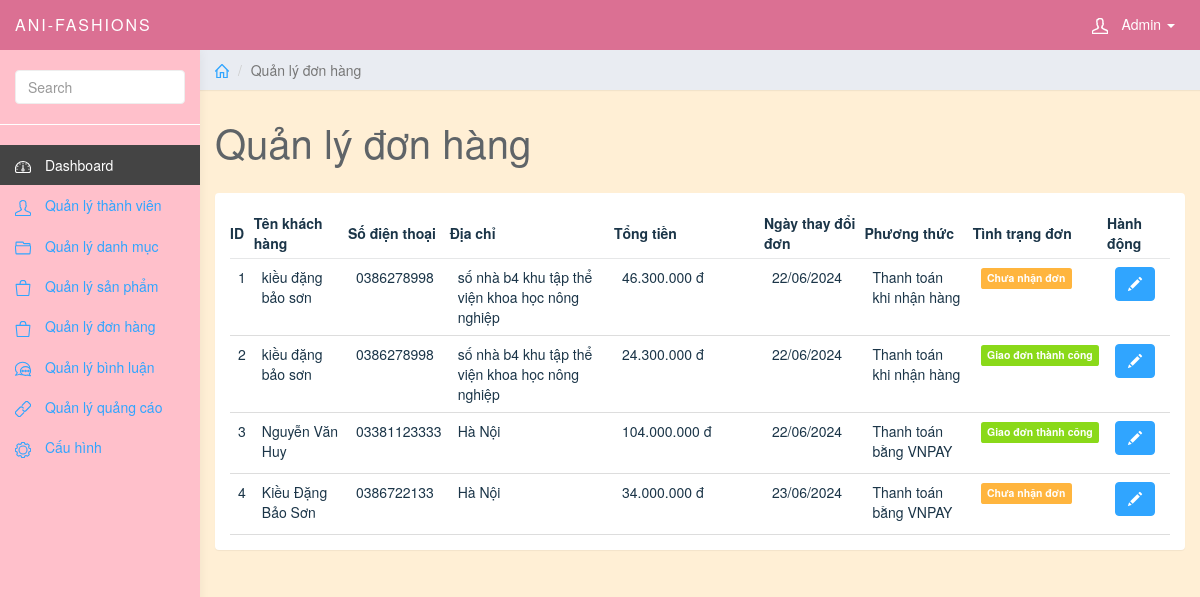
/admin/index.php?page_layout=orders (signed in), run on the app's committed database.
### tables this page shows
CREATE TABLE `orders` (
  `id` int(11) NOT NULL,
  `code` varchar(11) NOT NULL,
  `user_id` int(11) NOT NULL,
  `fullname` varchar(255) NOT NULL,
  `email` varchar(255) NOT NULL,
  `phone` varchar(11) DEFAULT NULL,
  `address` text NOT NULL,
  `total` bigint(20) NOT NULL,
  `note` text DEFAULT NULL,
  `payment` varchar(255) NOT NULL,
  `order_date` date NOT NULL,
  `status` int(11) NOT NULL,
  `IsDeleted` int(1) DEFAULT NULL
);

### admin/orders/orders.php (the view)
<?php
if ($connect) {
    $sqlGetOrders = "SELECT * FROM orders";
    $queryGetOrders = mysqli_query($connect, $sqlGetOrders);
}
?>
<div class="col-sm-9 col-sm-offset-3 col-lg-10 col-lg-offset-2 main">
    <div class="row">
        <ol class="breadcrumb">
            <li>
                <a href="#"><svg class="glyph stroked home">
                        <use xlink:href="#stroked-home"></use>
                    </svg>
                </a>
            </li>
            <li class="active">Quản lý đơn hàng</li>
        </ol>
    </div>
    <div class="row">
        <div class="col-lg-12">
            <h1 class="page-header">Quản lý đơn hàng</h1>
        </div>
    </div>
    <div class="row">
        <div class="col-lg-12">
            <div class="panel panel-default">
                <div class="panel-body">
                    <table class="table">
                        <thead>
                            <tr>
                                <th scope="col">ID</th>
                                <th scope="col">Tên khách hàng</th>
                                <th scope="col">Số điện thoại</th>
                                <th scope="col">Địa chỉ</th>
                                <th scope="col">Tổng tiền</th>
                                <th scope="col">Ngày thay đổi đơn</th>
                                <th scope="col">Phương thức</th>
                                <th scope="col">Tình trạng đơn</th>
                                <th scope="col">Hành động</th>
                            </tr>
                        </thead>
                        <tbody>
                            <?php
                            $id = 0;
                            while ($orders = mysqli_fetch_assoc($queryGetOrders)) {
                                $id++;
                            ?>
                                <tr>
                                    <td class=""><?php echo $id ?></td>
                                    <td class=""><?php echo $orders['fullname'] ?></td>
                                    <td class=""><?php echo $orders['phone'] ?></td>
                                    <td class=""><?php echo $orders['address'] ?></td>
                                    <td class="" width="150"><?php echo number_format($orders['total'],0,',','.') ?> đ</td>
                                    <td class=""><?php echo date('d/m/Y',strtotime($orders['order_date'])) ?></td>
                                    <td class=""><?php echo $orders['payment'] ?></td>
                                    <td class="">
                                        <?php if ($orders['status'] == 0) { ?>
                                            <span class="label btn-warning">Chưa nhận đơn</span>
                                        <?php } else if ($orders['status'] == 1) { ?>
                                            <span class="label btn-warning">Đã nhận đơn</span>
                                        <?php } else if ($orders['status'] == 2) { ?>
                                            <span class="label btn-warning">Đang vận chuyển đơn</span>
                                        <?php } else if ($orders['status'] == 3) { ?>
                                            <span class="label btn-success">Giao đơn thành công</span>
                                        <?php } else if ($orders['status'] == 4) { ?>
                                            <span class="label btn-danger">Đã hủy đơn</span>
                                        <?php } ?>
                                    </td>
                                    <td class="form-group">
                                        <a href="?page_layout=order_detail.php&id=<?php echo $orders['id'] ?>" class="btn btn-primary" style="margin-bottom: 10px;"><i class="glyphicon glyphicon-pencil"></i></a>
                                    </td>
                                </tr>
                            <?php
                            } ?>
                        </tbody>
                    </table>
                </div>
            </div>
        </div>
    </div>
</div>

### admin/css/styles.css (style rules this page uses)
a, a:hover, a:focus { color: #30a5ff; }
h1, h2, h3, h4, h5, h6 { color: #5f6468; }
h1 { font-weight: 300; font-size: 40px; }
.btn-primary, .btn-primary:hover, .btn-primary:focus, .btn-primary:active, .btn-primary.active, .open > .dropdown-toggle.btn-primary, .btn-primary.disabled, .btn-primary[disabled], fieldset[disabled] .btn-primary, .btn-primary.disabled:hover, .btn-primary[disabled]:hover, fieldset[disabled] .btn-primary:hover, .btn-primary.disabled:focus, .btn-primary[disabled]:focus, fieldset[disabled] .btn-primary:focus, .btn-primary.disabled:active, .btn-primary[disabled]:active, fieldset[disabled] .btn-primary:active, .btn-primary.disabled.active, .btn-primary[disabled].active, fieldset[disabled] .btn-primary.active { background-color: #30a5ff; border-color: #30a5ff; }
.btn-success, .btn-success:hover, .btn-success:focus, .btn-success:active, .btn-success.active, .open > .dropdown-toggle.btn-success, .btn-success.disabled, .btn-success[disabled], fieldset[disabled] .btn-success, .btn-success.disabled:hover, .btn-success[disabled]:hover, fieldset[disabled] .btn-success:hover, .btn-success.disabled:focus, .btn-success[disabled]:focus, fieldset[disabled] .btn-success:focus, .btn-success.disabled:active, .btn-success[disabled]:active, fieldset[disabled] .btn-success:active, .btn-success.disabled.active, .btn-success[disabled].active, fieldset[disabled] .btn-success.active { background-color: #8ad919; border-color: #8ad919; }
.btn-warning, .btn-warning:hover, .btn-warning:focus, .btn-warning:active, .btn-warning.active, .open > .dropdown-toggle.btn-warning, .btn-warning.disabled, .btn-warning[disabled], fieldset[disabled] .btn-warning, .btn-warning.disabled:hover, .btn-warning[disabled]:hover, fieldset[disabled] .btn-warning:hover, .btn-warning.disabled:focus, .btn-warning[disabled]:focus, fieldset[disabled] .btn-warning:focus, .btn-warning.disabled:active, .btn-warning[disabled]:active, fieldset[disabled] .btn-warning:active, .btn-warning.disabled.active, .btn-warning[disabled].active, fieldset[disabled] .btn-warning.active { background-color: #ffb53e; border-color: #ffb53e; }
.panel { border: 0; }
.breadcrumb { border-radius: 0; padding: 10px 15px; background: #e9ecf2; box-shadow: 0 1px 1px rgba(0, 0, 0, 0.05); margin: 0; }
h1.page-header { margin-top: 30px; border-bottom: 0; }
.table { background: #fff; }
.table > thead > tr > th { border-bottom: 1px solid #e6e7e8; vertical-align: middle; height: 50px; }
.breadcrumb .glyph { height: 14px; width: 14px; margin: -2px 0 0 0; stroke-width: 4px; }
thead { font-weight: bold; }

### data on the page
orders: fullname "kiều đặng bảo sơn", phone "0386278998", address "số nhà b4 khu tập thể viện khoa học nông nghiệp", total "46.300.000", order_date "22/06/2024", payment "Thanh toán khi nhận hàng", status "Chưa nhận đơn"
orders: fullname "kiều đặng bảo sơn", phone "0386278998", address "số nhà b4 khu tập thể viện khoa học nông nghiệp", total "24.300.000", order_date "22/06/2024", payment "Thanh toán khi nhận hàng", status "Giao đơn thành công"
orders: fullname "Nguyễn Văn Huy", phone "03381123333", address "Hà Nội", total "104.000.000", order_date "22/06/2024", payment "Thanh toán bằng VNPAY", status "Giao đơn thành công"
orders: fullname "Kiều Đặng Bảo Sơn", phone "0386722133", address "Hà Nội", total "34.000.000", order_date "23/06/2024", payment "Thanh toán bằng VNPAY", status "Chưa nhận đơn"
